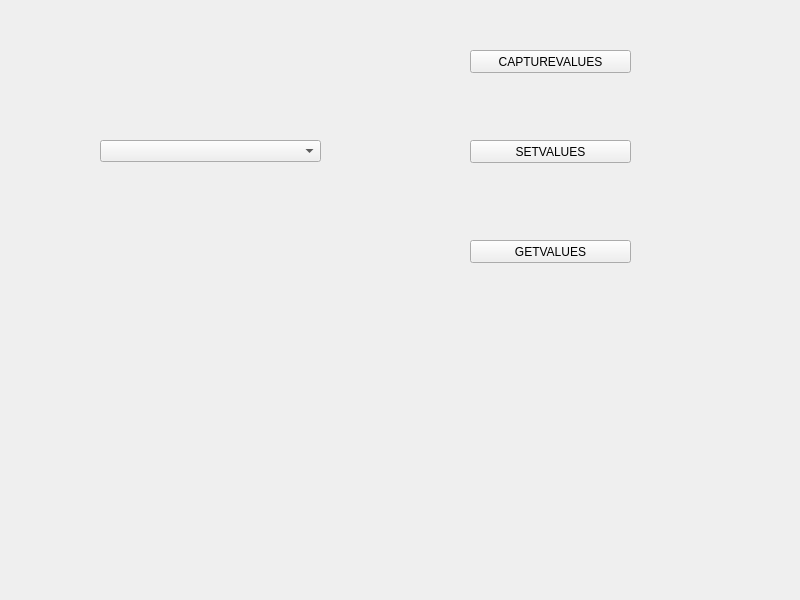
<?xml version="1.0" encoding="UTF-8"?>
<ui version="4.0">
 <class>Widget</class>
 <widget class="QWidget" name="Widget">
  <property name="geometry">
   <rect>
    <x>0</x>
    <y>0</y>
    <width>800</width>
    <height>600</height>
   </rect>
  </property>
  <property name="windowTitle">
   <string>Widget</string>
  </property>
  <widget class="QComboBox" name="comboBox">
   <property name="geometry">
    <rect>
     <x>100</x>
     <y>140</y>
     <width>221</width>
     <height>22</height>
    </rect>
   </property>
  </widget>
  <widget class="QPushButton" name="capturevalues">
   <property name="geometry">
    <rect>
     <x>470</x>
     <y>50</y>
     <width>161</width>
     <height>23</height>
    </rect>
   </property>
   <property name="text">
    <string>CAPTUREVALUES</string>
   </property>
  </widget>
  <widget class="QPushButton" name="setvalues">
   <property name="geometry">
    <rect>
     <x>470</x>
     <y>140</y>
     <width>161</width>
     <height>23</height>
    </rect>
   </property>
   <property name="text">
    <string>SETVALUES</string>
   </property>
  </widget>
  <widget class="QPushButton" name="getvalues">
   <property name="geometry">
    <rect>
     <x>470</x>
     <y>240</y>
     <width>161</width>
     <height>23</height>
    </rect>
   </property>
   <property name="text">
    <string>GETVALUES</string>
   </property>
  </widget>
 </widget>
 <resources/>
 <connections/>
</ui>
